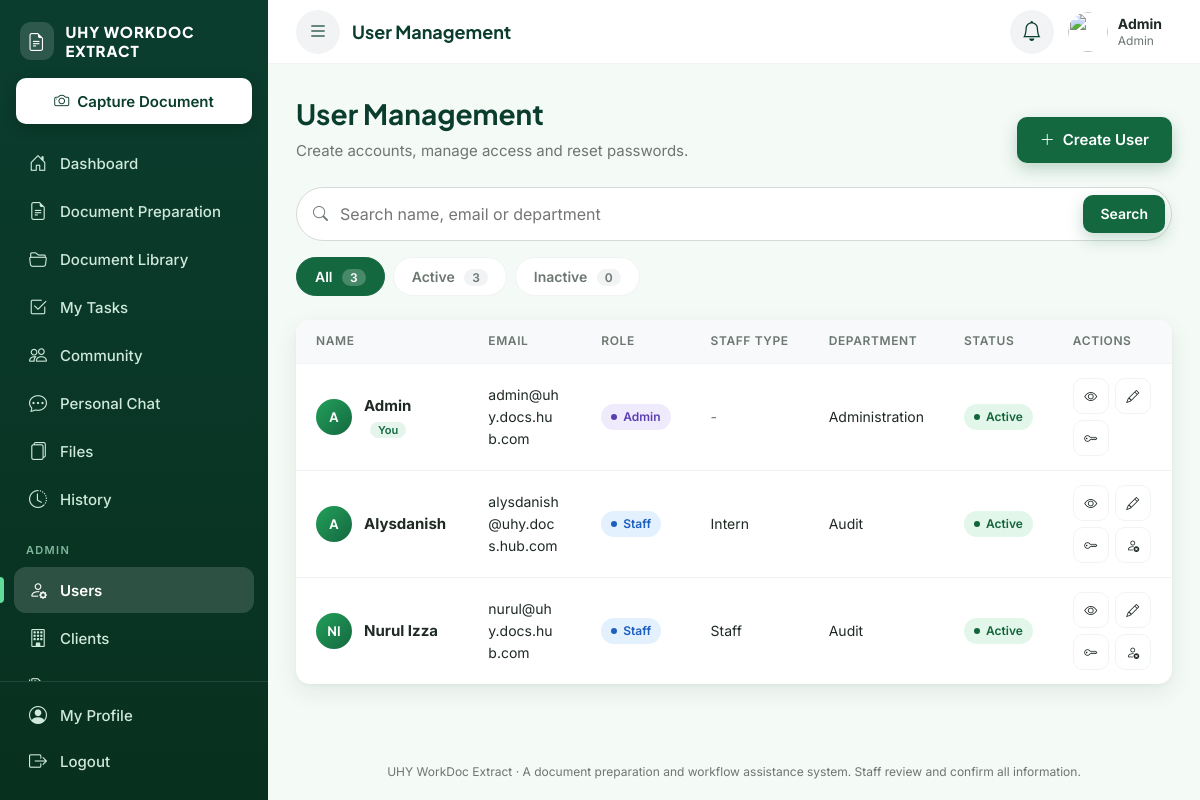
Screenshot of /admin/users/index.php (signed in) with the database file from the repository.
### tables this page shows
CREATE TABLE `users` (
  `user_id` int(10) UNSIGNED NOT NULL,
  `name` varchar(120) NOT NULL,
  `username` varchar(50) NOT NULL,
  `email` varchar(150) NOT NULL,
  `password` varchar(255) NOT NULL,
  `role` enum('admin','staff') NOT NULL DEFAULT 'staff',
  `staff_type` enum('staff','contract','intern') DEFAULT NULL,
  `department` varchar(50) DEFAULT NULL,
  `avatar_path` varchar(255) DEFAULT NULL,
  `status` enum('active','inactive') NOT NULL DEFAULT 'active',
  `must_change_password` tinyint(1) NOT NULL DEFAULT 1,
  `last_login_at` datetime DEFAULT NULL,
  `created_at` timestamp NOT NULL DEFAULT current_timestamp(),
  `updated_at` timestamp NOT NULL DEFAULT current_timestamp() ON UPDATE current_timestamp()
);

### includes/functions.php (called while the page is built, shortened)
<?php
function e(?string $value): string
{
    return htmlspecialchars((string)$value, ENT_QUOTES, 'UTF-8');
}
function url(string $path = ''): string
{
    return BASE_URL . '/' . ltrim($path, '/');
}

### config/database.php (called while the page is built, shortened)
<?php
function db(): PDO
{
    static $pdo = null;
    if ($pdo === null) {
        try {
            $pdo = new PDO(
                'mysql:host=' . DB_HOST . ';dbname=' . DB_NAME . ';charset=utf8mb4',
                DB_USER,
                DB_PASS,
                [
                    PDO::ATTR_ERRMODE            => PDO::ERRMODE_EXCEPTION,
                    PDO::ATTR_DEFAULT_FETCH_MODE => PDO::FETCH_ASSOC,
                    PDO::ATTR_EMULATE_PREPARES   => false,
                    PDO::MYSQL_ATTR_INIT_COMMAND => "SET time_zone = '+08:00'",
                ]
            );
        } catch (PDOException $e) {
            error_log('DB connection failed: ' . $e->getMessage());
            http_response_code(500);
            exit(APP_DEBUG
                ? 'Database connection failed: ' . htmlspecialchars($e->getMessage())
                : 'The system is temporarily unavailable.');
        }
    }
    return $pdo;
}

### includes/auth.php (called while the page is built, shortened)
<?php
function current_user(): ?array
{
    static $user = null;
    static $loaded = false;
    if ($loaded) {
        return $user;
    }
    $stmt = db()->prepare(
        'SELECT user_id, name, username, email, role, staff_type, department, status, must_change_password, avatar_path
         FROM users WHERE user_id = ? LIMIT 1'
    );
    $stmt->execute([$_SESSION['user_id']]);
    $row = $stmt->fetch();
    $user = $row;
    return $user;
}
function require_login(bool $allowPasswordChange = false): array
{
    $user = current_user();
    return $user;
}

### includes/permissions.php (called while the page is built, shortened)
<?php
function permission_map(): array
{
    $staffCommon = [
        'dashboard.view',
        'document.capture',
        'document.prepare',
        'document.library',
        'document.submit',
        'task.view',
        'community.use',
        'chat.use',
        'history.view',
    ];
    $seniorExtras = [
        'document.export',
        'document.approve',
        'task.create',
        'task.assign',
        'files.view',
    ];
    return [
        'admin' => ['*'],
        'staff'    => array_merge($staffCommon, $seniorExtras),
        'contract' => array_merge($staffCommon, $seniorExtras),
        'intern' => $staffCommon,
    ];
}
function permission_profile(array $user): string
{
    if ($user['role'] === 'admin') {
        return 'admin';
    }
    return in_array($user['staff_type'], ['staff', 'contract', 'intern'], true) ? $user['staff_type'] : 'staff';
}
function can(string $permission, ?array $user = null): bool
{
    $user ??= current_user();
    $allowed = permission_map()[permission_profile($user)] ?? [];
    return in_array('*', $allowed, true) || in_array($permission, $allowed, true);
}
function require_permission(string $permission): array
{
    $user = require_login();
    return $user;
}

### services/UserService.php (called while the page is built, shortened)
<?php
class UserService
{
    private static function where(string $q, string $status): array
    {
        $sql    = ' WHERE 1=1';
        $params = [];
        return [$sql, $params];
    }
    public static function search(string $q, string $status, int $limit, int $offset): array
    {
        [$where, $params] = self::where($q, $status);
        $stmt = db()->prepare(
            'SELECT user_id, name, username, email, role, staff_type, department, status, last_login_at
             FROM users' . $where . ' ORDER BY name ASC LIMIT ' . (int)$limit . ' OFFSET ' . (int)$offset
        );
        $stmt->execute($params);
        return $stmt->fetchAll();
    }
    public static function count(string $q, string $status): int
    {
        [$where, $params] = self::where($q, $status);
        $stmt = db()->prepare('SELECT COUNT(*) FROM users' . $where);
        $stmt->execute($params);
        return (int)$stmt->fetchColumn();
    }
    public static function statusCounts(): array
    {
        $out = ['all' => 0, 'active' => 0, 'inactive' => 0];
        foreach (db()->query('SELECT status, COUNT(*) AS c FROM users GROUP BY status')->fetchAll() as $row) {
            $out[$row['status']] = (int)$row['c'];
            $out['all'] += (int)$row['c'];
        }
        return $out;
    }
}

### admin/users/index.php (the view, shortened to what this page needs)
<?php
require_once __DIR__ . '/../../includes/bootstrap.php';
require_once __DIR__ . '/../../services/UserService.php';
$admin = require_permission('admin.users');
$q      = trim($_GET['q'] ?? '');
$status = $_GET['status'] ?? 'all';
$perPage = 15;
$total   = UserService::count($q, $status);
$pages   = max(1, (int)ceil($total / $perPage));
$page    = min(max(1, (int)($_GET['page'] ?? 1)), $pages);
$users   = UserService::search($q, $status, $perPage, ($page - 1) * $perPage);
$counts  = UserService::statusCounts();
$link = function (array $extra) use ($q, $status): string {
    $params = array_merge(['q' => $q, 'status' => $status === 'all' ? '' : $status], $extra);
    $params = array_filter($params, fn($v) => $v !== '' && $v !== null);
    return url('admin/users/index.php' . ($params ? '?' . http_build_query($params) : ''));
};
$pageTitle    = 'User Management';
require __DIR__ . '/../../includes/header.php';
?>
<div class="df-page-header">
    <div>
        <h1>User Management</h1>
        <p class="df-page-sub">Create accounts, manage access and reset passwords.</p>
    </div>
    <div class="df-page-actions">
        <a class="df-btn df-btn-primary" href="<?= e(url('admin/users/create.php')) ?>">
            <i class="bi bi-plus-lg"></i> Create User
        </a>
    </div>
</div>
<form method="get" class="df-search" role="search">
    <i class="bi bi-search"></i>
    <input type="search" name="q" value="<?= e($q) ?>" placeholder="Search name, email or department" aria-label="Search users">
    <button type="submit" class="df-btn df-btn-primary df-btn-sm">Search</button>
</form>
<div class="df-tabs">
    <?php foreach (['all' => 'All', 'active' => 'Active', 'inactive' => 'Inactive'] as $key => $label): ?>
        <a class="df-tab<?= $status === $key ? ' is-active' : '' ?>" href="<?= e($link(['status' => $key === 'all' ? '' : $key, 'page' => ''])) ?>">
            <?= e($label) ?> <span class="df-tab-count"><?= (int)$counts[$key] ?></span>
        </a>
    <?php endforeach; ?>
</div>
<?php if ($users): ?>
    <div class="df-card df-card-flush">
        <div class="df-table-wrap">
            <table class="df-table df-table-cards">
                <thead>
                    <tr>
                        <th>Name</th><th>Email</th><th>Role</th><th>Staff Type</th>
                        <th>Department</th><th>Status</th><th>Actions</th>
                    </tr>
                </thead>
                <tbody>
                <?php foreach ($users as $u): $isMe = (int)$u['user_id'] === (int)$admin['user_id']; ?>
                    <tr>
                        <td class="df-td-title" data-label="Name">
                            <div class="df-user-cell">
                                <?= render_avatar($u, 'sm') ?>
                                <strong><?= e($u['name']) ?><?= $isMe ? ' <span class="df-you">You</span>' : '' ?></strong>
                            </div>
                        </td>
                        <td data-label="Email" class="df-break"><?= e($u['email']) ?></td>
                        <td data-label="Role">
                            <?= $u['role'] === 'admin'
                                ? '<span class="df-badge df-badge-purple">Admin</span>'
                                : '<span class="df-badge df-badge-info">Staff</span>' ?>
                        </td>
                        <td data-label="Staff Type"><?= $u['staff_type'] ? e(['staff' => 'Staff', 'contract' => 'Contract Staff', 'intern' => 'Intern'][$u['staff_type']] ?? ucfirst($u['staff_type'])) : '<span class="df-muted">-</span>' ?></td>
                        <td data-label="Department"><?= e($u['department'] ?? '-') ?></td>
                        <td data-label="Status"><?= status_badge($u['status']) ?></td>
                        <td class="df-td-actions" data-label="Actions">
                            <div class="df-actions">
                                <a class="df-action" href="<?= e(url('admin/users/view.php?id=' . (int)$u['user_id'])) ?>" title="View">
                                    <i class="bi bi-eye"></i><span>View</span>
                                </a>
                                <a class="df-action" href="<?= e(url('admin/users/edit.php?id=' . (int)$u['user_id'])) ?>" title="Edit">
                                    <i class="bi bi-pencil"></i><span>Edit</span>
                                </a>
                                <button type="button" class="df-action" title="Reset Password"
                                        data-user-action="reset_password" data-user-id="<?= (int)$u['user_id'] ?>" data-user-name="<?= e($u['name']) ?>">
                                    <i class="bi bi-key"></i><span>Reset</span>
                                </button>
                                <?php if ($u['status'] === 'active' && !$isMe): ?>
                                    <button type="button" class="df-action df-action-danger" title="Deactivate"
                                            data-user-action="deactivate" data-user-id="<?= (int)$u['user_id'] ?>" data-user-name="<?= e($u['name']) ?>">
                                        <i class="bi bi-person-x"></i><span>Deactivate</span>
                                    </button>
                                <?php endif; ?>
                            </div>
                        </td>
                    </tr>
                <?php endforeach; ?>
                </tbody>
            </table>
        </div>
    </div>
<?php endif; ?>
<?php require __DIR__ . '/../../includes/footer.php'; ?>

### includes/header.php (shortened to what this page needs)
<?php
$user = current_user();
$pageTitle = $pageTitle ?? 'Dashboard';
?>
<!DOCTYPE html>
<html lang="en">
<head>
    <link rel="stylesheet" href="https://cdn.jsdelivr.net/npm/bootstrap-icons@1.11.3/font/bootstrap-icons.min.css">
    <link rel="stylesheet" href="<?= e(url('assets/css/style.css')) ?>">
</head>
<body class="df-app-body">
<div class="df-shell">
    <?php require __DIR__ . '/sidebar.php'; ?>
    <div class="df-main">
        <header class="df-topbar">
            <button type="button" class="df-icon-btn df-menu-btn" data-sidebar-open aria-label="Open menu">
                <i class="bi bi-list"></i>
            </button>
            <h2 class="df-topbar-title"><?= e($pageTitle) ?></h2>
            <div class="df-topbar-actions">
                <div class="df-dropdown" data-dropdown>
                    <button type="button" class="df-icon-btn" data-dropdown-toggle
                            aria-label="Notifications" aria-expanded="false">
                        <i class="bi bi-bell"></i>
                    </button>
                </div>
                <a class="df-topbar-user" href="<?= e(url('profile/index.php')) ?>">
                    <?= render_avatar($user) ?>
                    <span class="df-topbar-user-text">
                        <strong><?= e($user['name']) ?></strong>
                        <small><?= e(role_label($user)) ?></small>
                    </span>
                </a>
            </div>
        </header>
        <main class="df-content">

### includes/ui.php (shortened to what this page needs)
<?php
function user_initials(string $name): string
{
    $parts = preg_split('/\s+/', trim($name));
    $initials = strtoupper(mb_substr($parts[0] ?? '', 0, 1));
    if (count($parts) > 1) {
        $initials .= strtoupper(mb_substr(end($parts), 0, 1));
    }
    return $initials !== '' ? $initials : '?';
}
function role_label(array $user): string
{
    if ($user['role'] === 'admin') {
        return 'Admin';
    }
    $labels = ['staff' => 'Staff', 'contract' => 'Contract Staff', 'intern' => 'Intern'];
    return $labels[$user['staff_type']] ?? 'Staff';
}
function status_badge(string $status): string
{
    $map = [
        'new'            => ['New', 'info'],
        'uploaded'       => ['Uploaded', 'purple'],
        'processing'     => ['Processing', 'warning'],
        'in_progress'    => ['In Progress', 'warning'],
        'pending_review' => ['Pending Review', 'purple'],
        'completed'      => ['Completed', 'success'],
        'draft'          => ['Draft', 'neutral'],
        'in_review'      => ['In Review', 'purple'],
        'returned'       => ['Returned', 'danger'],
        'approved'       => ['Approved', 'success'],
        'final'          => ['Final', 'success'],
        'active'         => ['Active', 'success'],
        'inactive'       => ['Inactive', 'neutral'],
        'low'            => ['Low', 'neutral'],
        'medium'         => ['Medium', 'info'],
        'high'           => ['High', 'warning'],
        'urgent'         => ['Urgent', 'danger'],
    ];
    [$label, $color] = $map[$status] ?? [ucfirst(str_replace('_', ' ', $status)), 'neutral'];
    return '<span class="df-badge df-badge-' . e($color) . '">' . e($label) . '</span>';
}
function render_avatar(array $user, string $size = ''): string
{
    $class = 'df-avatar' . ($size ? ' df-avatar-' . $size : '');
    if (!empty($user['avatar_path']) && !empty($user['user_id'])) {
        $src = url('files/avatar.php?u=' . (int)$user['user_id']);
        return '<span class="' . $class . ' df-avatar-photo"><img src="' . e($src) . '" alt=""></span>';
    }
    return '<span class="' . $class . '">' . e(user_initials($user['name'] ?? '')) . '</span>';
}

### rows the page displays
users: name "Admin", role "Admin", name "A", shows "You", email "admin@uhy.docs.hub.com", department "Administration"
users: name "A", name "Alysdanish", email "alysdanish@uhy.docs.hub.com", role "Staff", staff_type "Intern", department "Audit"
users: name "NI", name "Nurul Izza", email "nurul@uhy.docs.hub.com", role "Staff", staff_type "Staff", department "Audit"

### other values shown
$item['label'] "Dashboard"
$item['label'] "Document Preparation"
$item['label'] "Document Library"
$item['label'] "My Tasks"
$item['label'] "Community"
$item['label'] "Personal Chat"
$item['label'] "Files"
$item['label'] "History"
$item['label'] "Users"
$item['label'] "Clients"
$pageTitle "User Management"
$label "All"
$counts[$key] "3"
$label "Active"
$label "Inactive"
